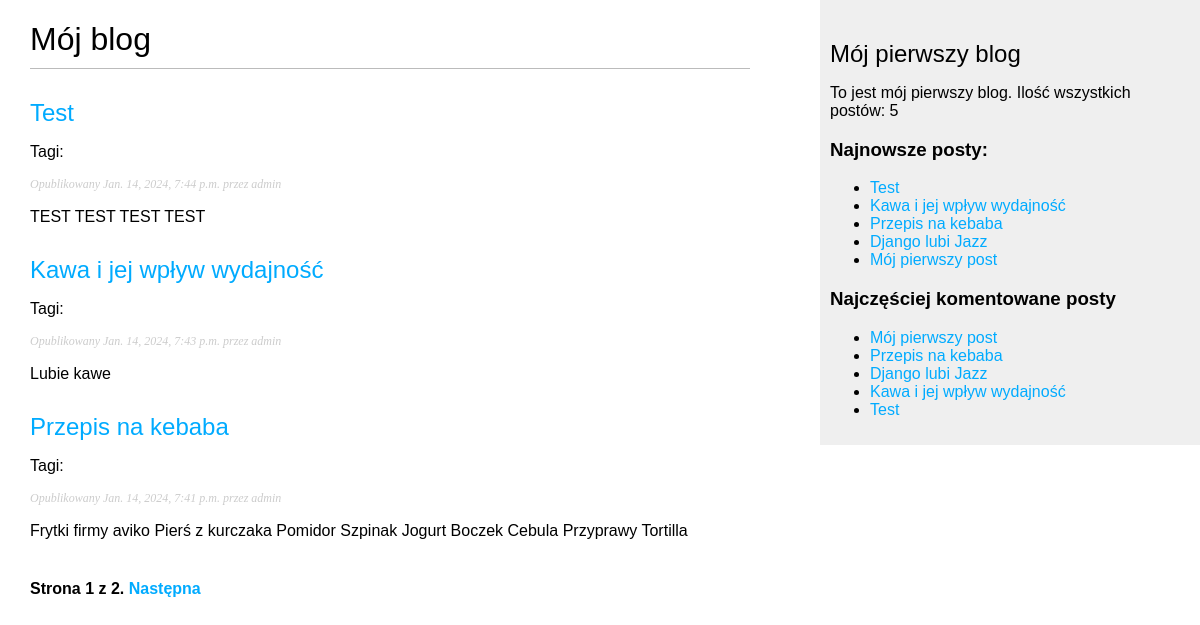
Before: /blog/ with the older database file.
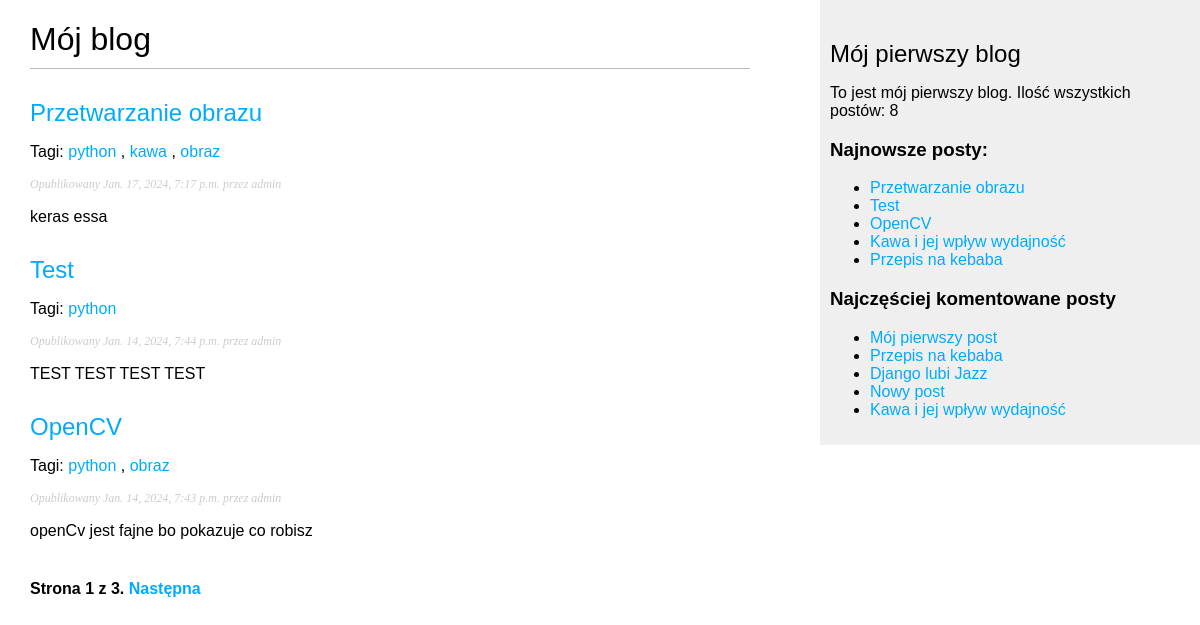
After: the same page with the newer database file.
### blog/models.py (models this page shows, shortened)
class Post(models.Model):
    class Status(models.TextChoices):
        DRAFT = 'DF', 'Roboczy'
        PUBLISHED = 'PB', 'Opublikowany'
    title = models.CharField(max_length=250)
    slug = models.SlugField(max_length=250, unique_for_date="publish")
    author = models.ForeignKey(User, on_delete=models.CASCADE, related_name='blog_post')
    body = models.TextField()
    publish = models.DateTimeField(default=timezone.now)
    created = models.DateTimeField(auto_now_add=True)
    updated = models.DateTimeField(auto_now=True)
    status = models.CharField(max_length=2, choices=Status.choices, default=Status.DRAFT)
    object = models.Manager()
    published = PublishedManager()
    tags = TaggableManager()
    class Meta:
        ordering = ['-publish']
        indexes = [
            models.Index(fields=['-publish']),
        ]
    def get_absolute_url(self):
        return reverse("blog:post_detail",
                       args=[self.publish.year, self.publish.month, self.publish.day, self.slug])

### blog/views.py (the view)
# urls.py: path("", views.post_list, name="post_list"),
def post_list(request, tag_slug=None):
    post_List = Post.published.all()
    tag = None
    if tag_slug:
        tag = get_object_or_404(Tag, slug=tag_slug)
        post_List = post_List.filter(tags__in=[tag])
    paginator = Paginator(post_List, 3)
    page_number = request.GET.get("page", 1)
    try:
        posts = paginator.page(page_number)
    except EmptyPage:
        posts = paginator.page(paginator.num_pages)
    except PageNotAnInteger:
        posts = paginator.page(1)
    return render(request, "blog/post/list.html", {"posts": posts, "tag": tag})

### blog/models.py (called while the page is built)
    def get_queryset(self):
        return super().get_queryset() \
            .filter(status=Post.Status.PUBLISHED)

### blog/templatetags/blog_tags.py (called while the page is built)
@register.simple_tag
def total_posts():
    return Post.published.count()

@register.inclusion_tag("blog/post/latest_posts.html")
def show_latest_posts(count=5):
    latest_posts = Post.published.order_by("-publish")[:count]
    return {"latest_posts" : latest_posts}

@register.simple_tag
def get_most_commented_posts(count=5):
    return Post.published.annotate(total_comments=Count("comments")
                                   ).order_by("-total_comments")[:count]

@register.filter(name="markdown")
def markdown_format(text):
    return mark_safe(markdown.markdown(text))

### blog/templates/blog/post/list.html (shortened to what this page needs)
{% extends "blog/base.html" %}
{% load blog_tags %}
{% block content %}
    <h1>Mój blog</h1>
    {% for post in posts %}
    <h2>
        <a href="{{ post.get_absolute_url }}"> {{ post.title }}</a>
    </h2>
    <p class="taggs">
        Tagi:
        {% for tag in post.tags.all %}
        <a href='{% url "blog:post_list_by_tag" tag.slug %}'>{{ tag.name }}</a>
        {% if not forloop.last %}, {% endif %}
        {% endfor %}
    </p>
    <p class="date">
        Opublikowany {{ post.publish }} przez {{ post.author }}
    </p>
    {{ post.body|markdown|truncatewords_html:30 }}
    {% endfor %}
{% include "pagination.html" with page=posts %}
{% endblock %}

### blog/templates/blog/base.html (shortened to what this page needs)
{% load blog_tags %}
{% load static %}
{{ '<' }}{{ '!DOCTYPE html>' }}
<html>
<head>
    <link href="{% static 'css/blog.css' %}" rel="stylesheet">
</head>
<body>
<div id="content">
    {% block content %}
    {% endblock %}
</div>
<div id="sidebar">
    <h2>Mój pierwszy blog</h2>
    <p>To jest mój pierwszy blog.
    Ilość wszystkich postów: {% total_posts %}
    </p>
    <h3>Najnowsze posty:</h3>
    {% show_latest_posts 5 %}
    <h3>Najczęściej komentowane posty</h3>
    {% get_most_commented_posts as most_commented_posts %}
    <ul>
        {% for post in most_commented_posts %}
        <li>
            <a href="{{ post.get_absolute_url }}">{{ post.title }}</a>
        </li>
        {% endfor %}
    </ul>
</div>
</body>
</html>

### blog/templates/blog/post/latest_posts.html
<ul>
    {% for post in latest_posts %}
    <li>
        <a href="{{ post.get_absolute_url }}">{{ post.title }}</a>
    </li>
    {% endfor %}
</ul>

Changed rows visible on the page:
no longer on one of the page's lists (row edited): Post: title "Test"
no longer on one of the page's lists (row edited): Post: title "Kawa i jej wpływ wydajność", publish "Jan. 14, 2024, 7:43 p.m.", author "admin", body "Lubie kawe"
no longer on one of the page's lists (row edited): Post: title "Przepis na kebaba", publish "Jan. 14, 2024, 7:41 p.m.", author "admin", body "Frytki firmy aviko Pierś z kurczaka Pomidor Szpinak Jogurt Boczek Cebula Przyprawy Tortilla"
no longer on one of the page's lists (row edited): Post: title "Mój pierwszy post"
no longer on one of the page's lists (row edited): Post: title "Django lubi Jazz"
added Post: title "Przetwarzanie obrazu", publish "Jan. 17, 2024, 7:17 p.m.", author "admin", body "keras essa"
added Tag: name "python"
added Tag: name "kawa", shown under "Przetwarzanie obrazu"
added Tag: name "obraz"
now on this page (row edited): Post: title "OpenCV", publish "Jan. 14, 2024, 7:43 p.m.", author "admin", body "openCv jest fajne bo pokazuje co robisz"
now on this page (row edited): Post: title "Nowy post", shown under "Najczęściej komentowane posty"
Other visible differences:
{{ page.paginator.num_pages }}: "2" → "3"
text no longer shown: "5"
text now shown: "8"
